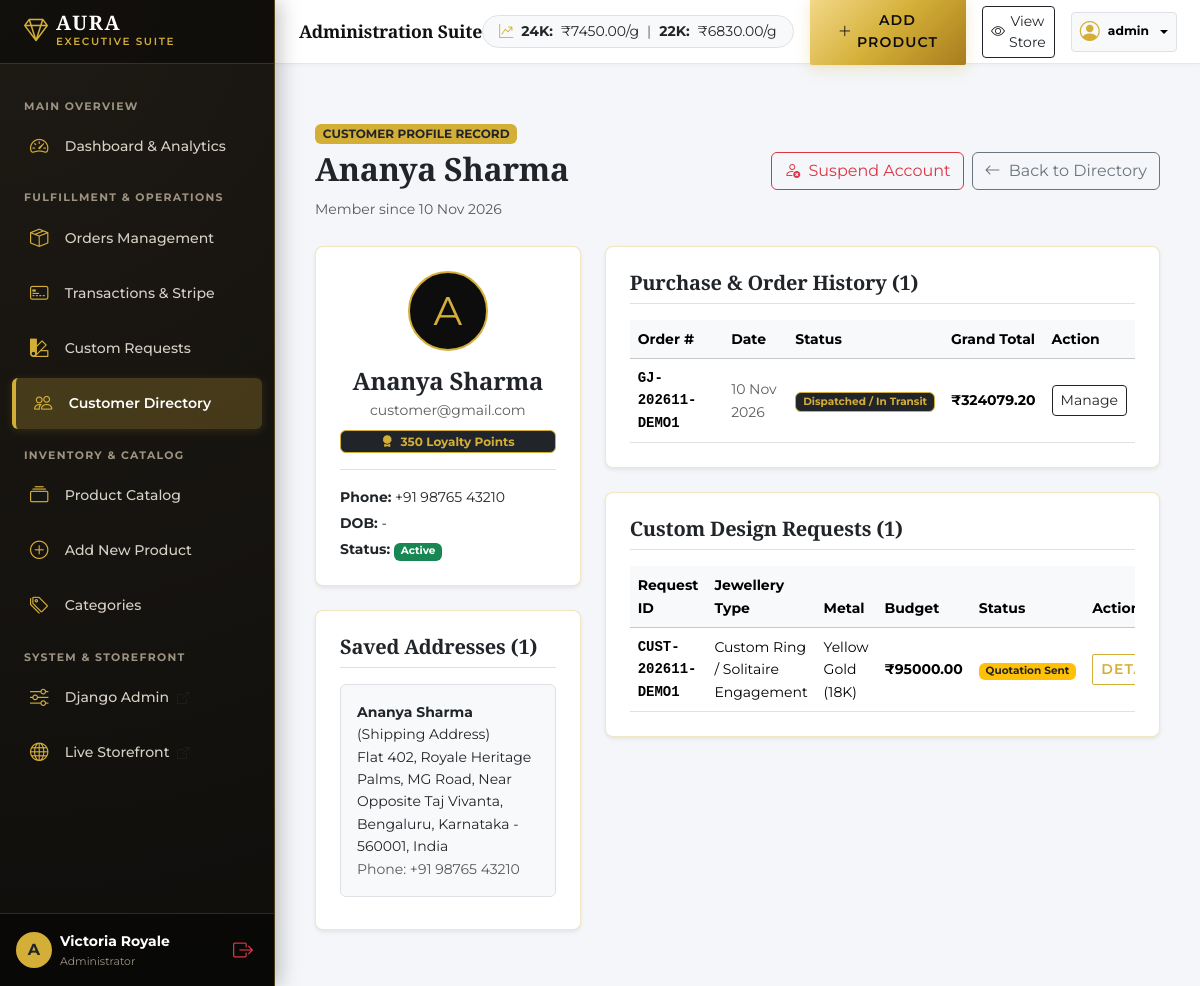
Page /admin-portal/customers/2/ (signed in) on the earlier database version.
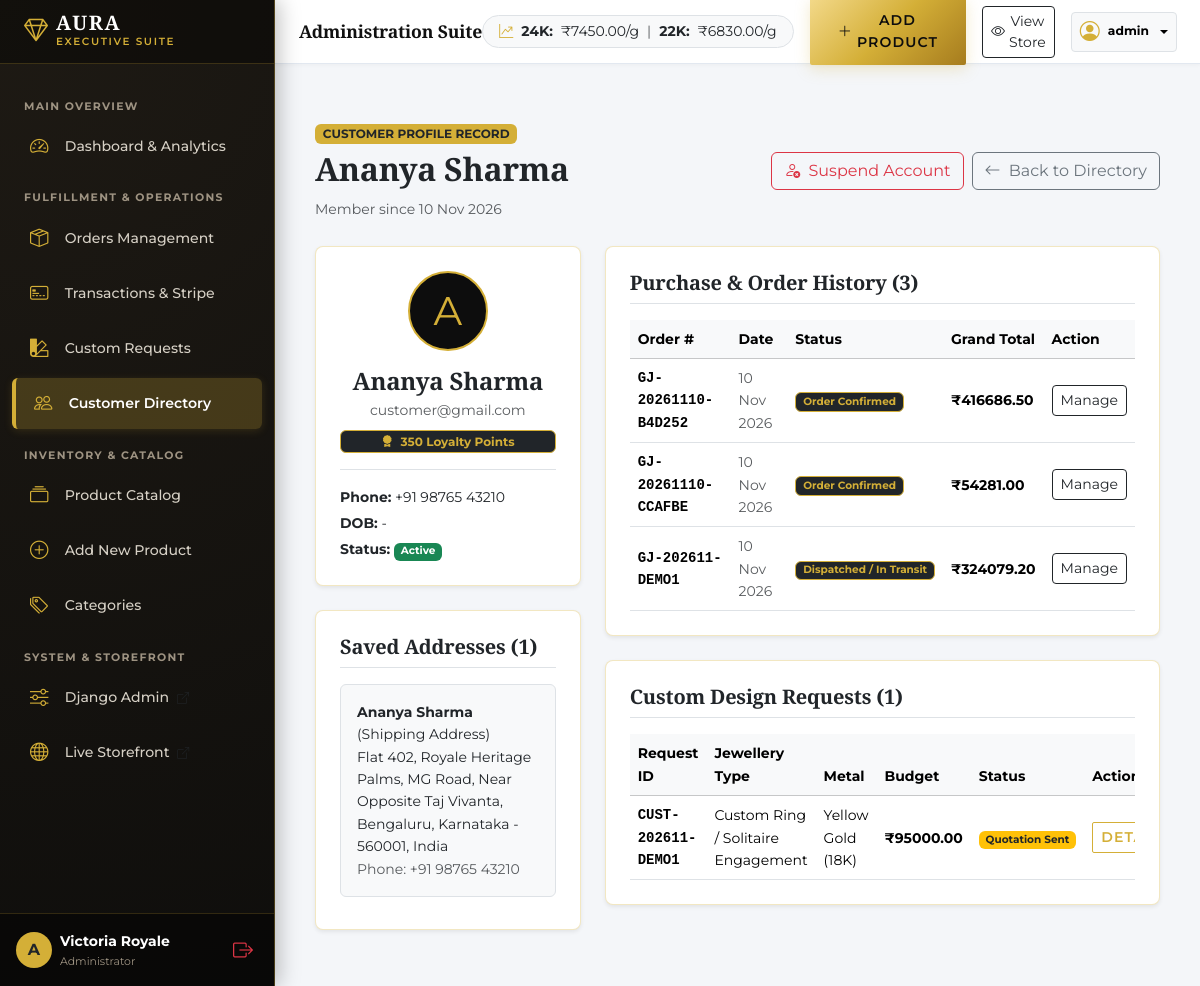
Same page on the later database version.
### accounts/models.py (models this page shows, shortened)
class Address(models.Model):
    ADDRESS_TYPE_CHOICES = [
        ('SHIPPING', 'Shipping Address'),
        ('BILLING', 'Billing Address'),
        ('HOME', 'Home'),
        ('OFFICE', 'Office / Work'),
    ]
    user = models.ForeignKey(User, on_delete=models.CASCADE, related_name='addresses')
    address_type = models.CharField(max_length=20, choices=ADDRESS_TYPE_CHOICES, default='SHIPPING')
    full_name = models.CharField(max_length=150)
    phone = models.CharField(max_length=20)
    street_address = models.TextField(help_text="House/Flat No., Building Name, Street")
    landmark = models.CharField(max_length=150, blank=True)
    city = models.CharField(max_length=100)
    state = models.CharField(max_length=100)
    pincode = models.CharField(max_length=10)
    country = models.CharField(max_length=100, default="India")
    is_default = models.BooleanField(default=False)
    created_at = models.DateTimeField(auto_now_add=True)
    updated_at = models.DateTimeField(auto_now=True)
    class Meta:
        ordering = ['-is_default', '-created_at']
        verbose_name_plural = 'Addresses'
    @property
    def single_line_address(self):
        parts = [self.street_address]
        if self.landmark:
            parts.append(f"Near {self.landmark}")
        parts.extend([self.city, f"{self.state} - {self.pincode}", self.country])
        return ", ".join(parts)

### orders/models.py (models this page shows, shortened)
class Order(models.Model):
    ORDER_STATUS_CHOICES = [
        ('PENDING', 'Pending Confirmation'),
        ('CONFIRMED', 'Order Confirmed'),
        ('CRAFTING', 'Hallmarking & Crafting'),
        ('SHIPPED', 'Dispatched / In Transit'),
        ('OUT_FOR_DELIVERY', 'Out for Delivery'),
        ('DELIVERED', 'Delivered'),
        ('CANCELLED', 'Cancelled'),
    ]
    PAYMENT_METHOD_CHOICES = [
        ('COD', 'Cash on Delivery (Insured)'),
        ('UPI', 'UPI / QR Code (Instant)'),
        ('ONLINE_CARD', 'Credit / Debit Card / NetBanking'),
        ('BANK_TRANSFER', 'Direct Bank Transfer / NEFT'),
        ('STRIPE', 'Stripe Online Payment (Cards & Global)'),
    ]
    PAYMENT_STATUS_CHOICES = [
        ('PENDING', 'Pending Payment'),
        ('PAID', 'Payment Received'),
        ('FAILED', 'Payment Failed'),
        ('REFUNDED', 'Refunded'),
    ]
    order_number = models.CharField(max_length=50, unique=True, editable=False)
    invoice_number = models.CharField(max_length=60, unique=True, blank=True)
    user = models.ForeignKey(User, on_delete=models.SET_NULL, null=True, blank=True, related_name='orders')
    customer_name = models.CharField(max_length=150)
    customer_email = models.EmailField()
    customer_phone = models.CharField(max_length=20)
    shipping_address = models.TextField(help_text="Full shipping destination address snapshot")
    billing_address = models.TextField(help_text="Full billing address snapshot")
    items_total = models.DecimalField(max_digits=12, decimal_places=2, default=Decimal('0.00'))
    making_charges_total = models.DecimalField(max_digits=10, decimal_places=2, default=Decimal('0.00'))
    discount_amount = models.DecimalField(max_digits=10, decimal_places=2, default=Decimal('0.00'))
    tax_amount = models.DecimalField(max_digits=10, decimal_places=2, default=Decimal('0.00'), help_text="GST 3%")
    shipping_charges = models.DecimalField(max_digits=8, decimal_places=2, default=Decimal('0.00'), help_text="Insured delivery")
    grand_total = models.DecimalField(max_digits=12, decimal_places=2)
    payment_method = models.CharField(max_length=20, choices=PAYMENT_METHOD_CHOICES, default='UPI')
    payment_status = models.CharField(max_length=20, choices=PAYMENT_STATUS_CHOICES, default='PENDING')
    order_status = models.CharField(max_length=25, choices=ORDER_STATUS_CHOICES, default='PENDING')
    tracking_number = models.CharField(max_length=100, blank=True, default="")
    courier_partner = models.CharField(max_length=100, blank=True, default="BlueDart Apex Gold Insured")
    estimated_delivery = models.DateField(null=True, blank=True)
    order_notes = models.TextField(blank=True)
    created_at = models.DateTimeField(auto_now_add=True)
    updated_at = models.DateTimeField(auto_now=True)
    class Meta:
        ordering = ['-created_at']

### custom_orders/models.py (models this page shows, shortened)
class CustomOrder(models.Model):
    STATUS_CHOICES = [
        ('PENDING', 'Pending Review'),
        ('UNDER_REVIEW', 'Under Review'),
        ('DESIGN_PREPARATION', 'Design Preparation & 3D CAD'),
        ('QUOTATION_SENT', 'Quotation Sent'),
        ('APPROVED', 'Quotation Approved'),
        ('IN_PRODUCTION', 'In Production / Handcrafting'),
        ('READY_FOR_DELIVERY', 'Ready for Delivery & Hallmarking'),
        ('DELIVERED', 'Delivered'),
        ('CANCELLED', 'Cancelled'),
    ]
    JEWELLERY_TYPE_CHOICES = [
        ('RING', 'Custom Ring / Solitaire Engagement'),
        ('NECKLACE', 'Royal Necklace / Choker'),
        ('PENDANT', 'Designer Pendant'),
        ('EARRINGS', 'Jhumkas / Danglers / Studs'),
        ('BANGLES', 'Bangles / Kada / Bracelet'),
        ('BRIDAL_SET', 'Complete Bridal Trousseau Set'),
        ('MANGALSUTRA', 'Contemporary Mangalsutra'),
        ('CHAIN', 'Gold Chain / Rope Chain'),
        ('OTHER', 'Other Custom Design'),
    ]
    METAL_CHOICES = [
        ('YELLOW_GOLD', 'Yellow Gold'),
        ('ROSE_GOLD', 'Rose Gold'),
        ('WHITE_GOLD', 'White Gold'),
        ('PLATINUM', 'Platinum (950)'),
        ('SILVER', 'Sterling Silver (925)'),
    ]
    PURITY_CHOICES = [
        ('24K', '24K (999 Pure)'),
        ('22K', '22K (916 BIS Hallmark)'),
        ('18K', '18K (750 Hallmark)'),
        ('14K', '14K (585 Hallmark)'),
        ('950PT', '950 Platinum'),
    ]
    request_id = models.CharField(max_length=50, unique=True, editable=False)
    user = models.ForeignKey(User, on_delete=models.SET_NULL, null=True, blank=True, related_name='custom_orders')
    full_name = models.CharField(max_length=150)
    email = models.EmailField()
    phone = models.CharField(max_length=20)
    jewellery_type = models.CharField(max_length=30, choices=JEWELLERY_TYPE_CHOICES)
    metal_type = models.CharField(max_length=30, choices=METAL_CHOICES, default='YELLOW_GOLD')
    gold_purity = models.CharField(max_length=20, choices=PURITY_CHOICES, default='22K')
    expected_weight = models.DecimalField(
        max_digits=8, decimal_places=3,
        help_text="Target weight in grams (e.g. 25.500)"
    )
    preferred_budget = models.DecimalField(
        max_digits=12, decimal_places=2,
        help_text="Customer target budget in INR"
    )
    ring_size = models.CharField(max_length=50, blank=True, help_text="e.g. US 7 / Indian 14")
    necklace_length = models.CharField(max_length=50, blank=True, help_text="e.g. 16 inches / 18 inches princess")
    design_description = models.TextField(help_text="Detailed description of the envisioned design")
    special_instructions = models.TextField(blank=True, help_text="Engravings, gemstone choices, polish preferences")
    expected_delivery_date = models.DateField(null=True, blank=True)
    status = models.CharField(max_length=30, choices=STATUS_CHOICES, default='PENDING')
    admin_notes = models.TextField(blank=True, help_text="Internal workshop & artisan notes")
    created_at = models.DateTimeField(auto_now_add=True)
    updated_at = models.DateTimeField(auto_now=True)
    class Meta:
        ordering = ['-created_at']

### admin_panel/views.py (the view, shortened to what this page needs)
# urls.py: path('customers/<int:customer_id>/', views.admin_customer_detail, name='admin_customer_detail'),
@user_passes_test(is_admin)
def admin_customer_detail(request, customer_id):
    customer = get_object_or_404(User, id=customer_id)
    orders = customer.orders.all().order_by('-created_at')
    custom_requests = customer.custom_orders.all().order_by('-created_at')
    addresses = customer.addresses.all()
    return render(request, 'admin_panel/customer_detail.html', {
        'customer': customer,
        'orders': orders,
        'custom_requests': custom_requests,
        'addresses': addresses,
    })

### admin_panel/views.py (called while the page is built)
def is_admin(user):
    return user.is_authenticated and (user.is_staff or user.is_superuser)

### admin_panel/templates/admin_panel/customer_detail.html (shortened to what the changed rows need)
{% extends 'admin_panel/base_admin.html' %}
{% block content %}
<div class="container py-4">
  <div class="d-flex justify-content-between align-items-center mb-4">
    <div>
      <h2 class="serif-font fw-bold mt-1">{{ customer.get_full_name|default:customer.username }}</h2>
    </div>
  </div>
  <div class="row g-4">
    <div class="col-lg-4">
      <div class="card p-4 border-gold-subtle shadow-sm bg-white rounded-3">
        <h5 class="serif-font fw-bold border-bottom pb-2 mb-3">Saved Addresses ({{ addresses.count }})</h5>
        {% for addr in addresses %}
          <div class="p-3 bg-light rounded border mb-2 small">
            <strong>{{ addr.full_name }}</strong> ({{ addr.get_address_type_display }})<br>
            {{ addr.single_line_address }}<br>
            <span class="text-muted">Phone: {{ addr.phone }}</span>
          </div>
        {% empty %}
          <p class="text-muted small mb-0">No addresses on file.</p>
        {% endfor %}
      </div>
    </div>
    <div class="col-lg-8">
      <div class="card p-4 border-gold-subtle shadow-sm bg-white rounded-3 mb-4">
        <h5 class="serif-font fw-bold border-bottom pb-2 mb-3">Purchase & Order History ({{ orders.count }})</h5>
        <div class="table-responsive">
          <table class="table table-hover align-middle mb-0 small">
            <thead class="table-light">
              <tr>
                <th>Order #</th>
                <th>Date</th>
                <th>Status</th>
                <th>Grand Total</th>
                <th>Action</th>
              </tr>
            </thead>
            <tbody>
              {% for ord in orders %}
                <tr>
                  <td class="fw-bold font-monospace">{{ ord.order_number }}</td>
                  <td class="text-muted">{{ ord.created_at|date:"d M Y" }}</td>
                  <td>
                    <span class="badge {% if ord.order_status == 'DELIVERED' %}bg-success{% elif ord.order_status == 'CANCELLED' %}bg-danger{% else %}bg-dark text-gold border border-gold{% endif %}">
                      {{ ord.get_order_status_display }}
                    </span>
                  </td>
                  <td class="fw-bold">₹{{ ord.grand_total }}</td>
                  <td>
                    <a href="{% url 'admin_order_detail' ord.order_number %}" class="btn btn-outline-dark btn-sm py-1 px-2">Manage</a>
                  </td>
                </tr>
              {% empty %}
                <tr><td colspan="5" class="text-center py-3 text-muted">No orders placed by this customer.</td></tr>
              {% endfor %}
            </tbody>
          </table>
        </div>
      </div>
      <div class="card p-4 border-gold-subtle shadow-sm bg-white rounded-3">
        <div class="table-responsive">
          <table class="table table-hover align-middle mb-0 small">
            <thead class="table-light">
              <tr>
                <th>Request ID</th>
                <th>Jewellery Type</th>
                <th>Metal</th>
                <th>Budget</th>
                <th>Status</th>
                <th>Action</th>
              </tr>
            </thead>
            <tbody>
              {% for req in custom_requests %}
                <tr>
                  <td class="fw-bold font-monospace">{{ req.request_id }}</td>
                  <td>{{ req.get_jewellery_type_display }}</td>
                  <td>{{ req.get_metal_type_display }} ({{ req.gold_purity }})</td>
                  <td class="fw-bold">₹{{ req.preferred_budget }}</td>
                  <td>
                    <span class="badge {% if req.status == 'APPROVED' %}bg-success{% elif req.status == 'QUOTATION_SENT' %}bg-warning text-dark{% else %}bg-secondary{% endif %}">
                      {{ req.get_status_display }}
                    </span>
                  </td>
                  <td>
                    <a href="{% url 'admin_custom_request_detail' req.request_id %}" class="btn btn-outline-gold btn-sm py-1 px-2">Details</a>
                  </td>
                </tr>
              {% empty %}
                <tr><td colspan="6" class="text-center py-3 text-muted">No custom requests.</td></tr>
              {% endfor %}
            </tbody>
          </table>
        </div>
      </div>
    </div>
  </div>
</div>
{% endblock %}

Differences in the rows shown:
added Order: order_number "GJ-20261110-B4D252", created_at "10 Nov 2026", order_status "Order Confirmed", grand_total "416686.50"
added Order: order_number "GJ-20261110-CCAFBE", created_at "10 Nov 2026", order_status "Order Confirmed", grand_total "54281.00"
Other differences:
{{ orders.count }}: "1" → "3"
